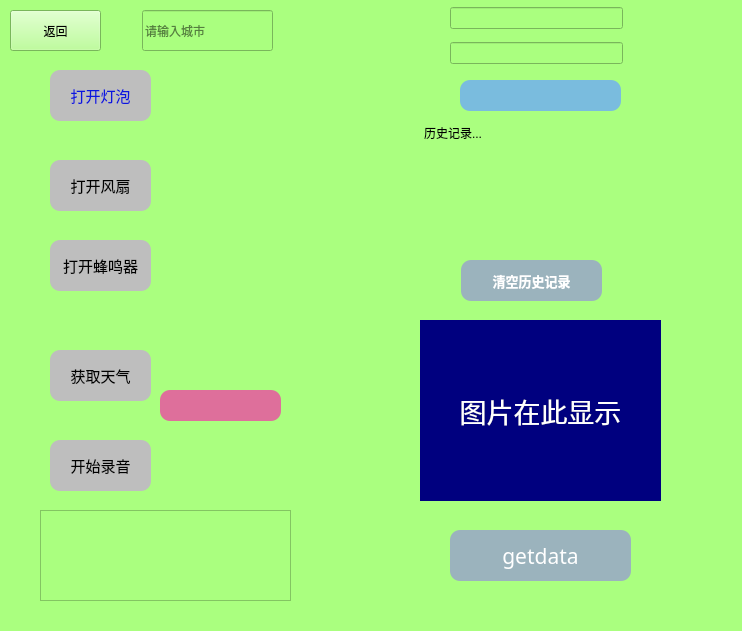
<?xml version="1.0" encoding="UTF-8"?>
<ui version="4.0">
 <class>Myhome</class>
 <widget class="QWidget" name="Myhome">
  <property name="geometry">
   <rect>
    <x>0</x>
    <y>0</y>
    <width>742</width>
    <height>631</height>
   </rect>
  </property>
  <property name="windowTitle">
   <string>Form</string>
  </property>
  <property name="styleSheet">
   <string notr="true">background-color: rgb(170, 255, 127);</string>
  </property>
  <widget class="QPushButton" name="pushButton">
   <property name="geometry">
    <rect>
     <x>10</x>
     <y>10</y>
     <width>91</width>
     <height>41</height>
    </rect>
   </property>
   <property name="text">
    <string>返回</string>
   </property>
  </widget>
  <widget class="QLabel" name="label">
   <property name="geometry">
    <rect>
     <x>420</x>
     <y>320</y>
     <width>241</width>
     <height>181</height>
    </rect>
   </property>
   <property name="font">
    <font>
     <family>Agency FB</family>
     <pointsize>20</pointsize>
     <weight>50</weight>
     <italic>false</italic>
     <bold>false</bold>
     <underline>false</underline>
    </font>
   </property>
   <property name="styleSheet">
    <string notr="true">font: 20pt &quot;Agency FB&quot;;
color: rgb(255, 255, 255);
background-color: rgb(0, 0, 127);</string>
   </property>
   <property name="text">
    <string>图片在此显示</string>
   </property>
   <property name="textFormat">
    <enum>Qt::PlainText</enum>
   </property>
   <property name="alignment">
    <set>Qt::AlignCenter</set>
   </property>
  </widget>
  <widget class="QPushButton" name="pushButton_getdata">
   <property name="geometry">
    <rect>
     <x>450</x>
     <y>530</y>
     <width>181</width>
     <height>51</height>
    </rect>
   </property>
   <property name="font">
    <font>
     <family>腾祥伯当行书简</family>
     <pointsize>16</pointsize>
     <weight>50</weight>
     <italic>false</italic>
     <bold>false</bold>
     <underline>false</underline>
    </font>
   </property>
   <property name="styleSheet">
    <string notr="true">border-radius:10px;
background-color: rgb(155, 179, 189);
color: rgb(255, 255, 255);
</string>
   </property>
   <property name="text">
    <string>getdata</string>
   </property>
  </widget>
  <widget class="QLabel" name="label_fan">
   <property name="geometry">
    <rect>
     <x>180</x>
     <y>150</y>
     <width>71</width>
     <height>71</height>
    </rect>
   </property>
   <property name="styleSheet">
    <string notr="true">border-image: url(:/image/fan_off.png);</string>
   </property>
   <property name="text">
    <string/>
   </property>
  </widget>
  <widget class="QPushButton" name="pushButton_fan">
   <property name="geometry">
    <rect>
     <x>50</x>
     <y>160</y>
     <width>101</width>
     <height>51</height>
    </rect>
   </property>
   <property name="font">
    <font>
     <family>站酷小薇LOGO体</family>
     <pointsize>11</pointsize>
    </font>
   </property>
   <property name="styleSheet">
    <string notr="true">border-radius:10px;
background-color: rgb(190, 190, 190);
color: rgb(0, 0, 0);
</string>
   </property>
   <property name="text">
    <string>打开风扇</string>
   </property>
  </widget>
  <widget class="QPushButton" name="pushButton_light">
   <property name="geometry">
    <rect>
     <x>50</x>
     <y>70</y>
     <width>101</width>
     <height>51</height>
    </rect>
   </property>
   <property name="font">
    <font>
     <family>站酷小薇LOGO体</family>
     <pointsize>11</pointsize>
    </font>
   </property>
   <property name="styleSheet">
    <string notr="true">border-radius:10px;
background-color: rgb(190, 190, 190);
color: rgb(11, 22, 222);
</string>
   </property>
   <property name="text">
    <string>打开灯泡</string>
   </property>
  </widget>
  <widget class="QLabel" name="label_light">
   <property name="geometry">
    <rect>
     <x>170</x>
     <y>60</y>
     <width>91</width>
     <height>81</height>
    </rect>
   </property>
   <property name="styleSheet">
    <string notr="true">border-image: url(:/image/led_off.png);</string>
   </property>
   <property name="text">
    <string/>
   </property>
  </widget>
  <widget class="QPushButton" name="pushButton_video">
   <property name="geometry">
    <rect>
     <x>50</x>
     <y>240</y>
     <width>101</width>
     <height>51</height>
    </rect>
   </property>
   <property name="font">
    <font>
     <family>站酷小薇LOGO体</family>
     <pointsize>11</pointsize>
    </font>
   </property>
   <property name="styleSheet">
    <string notr="true">border-radius:10px;
background-color: rgb(190, 190, 190);
color: rgb(0, 0, 0);
</string>
   </property>
   <property name="text">
    <string>打开蜂鸣器</string>
   </property>
  </widget>
  <widget class="QLabel" name="label_video">
   <property name="geometry">
    <rect>
     <x>180</x>
     <y>240</y>
     <width>71</width>
     <height>61</height>
    </rect>
   </property>
   <property name="styleSheet">
    <string notr="true">border-image: url(:/image/video_off.png);</string>
   </property>
   <property name="text">
    <string/>
   </property>
  </widget>
  <widget class="QPushButton" name="pushButton_weather">
   <property name="geometry">
    <rect>
     <x>50</x>
     <y>350</y>
     <width>101</width>
     <height>51</height>
    </rect>
   </property>
   <property name="font">
    <font>
     <family>站酷小薇LOGO体</family>
     <pointsize>11</pointsize>
    </font>
   </property>
   <property name="styleSheet">
    <string notr="true">border-radius:10px;
background-color: rgb(190, 190, 190);
color: rgb(0, 0, 0);
</string>
   </property>
   <property name="text">
    <string>获取天气</string>
   </property>
  </widget>
  <widget class="QLabel" name="label_weather">
   <property name="geometry">
    <rect>
     <x>180</x>
     <y>320</y>
     <width>71</width>
     <height>61</height>
    </rect>
   </property>
   <property name="styleSheet">
    <string notr="true">border-image: url(:/image/weather_forecast.png);</string>
   </property>
   <property name="text">
    <string/>
   </property>
  </widget>
  <widget class="QTextEdit" name="textEdit">
   <property name="geometry">
    <rect>
     <x>420</x>
     <y>120</y>
     <width>241</width>
     <height>131</height>
    </rect>
   </property>
   <property name="styleSheet">
    <string notr="true">border-radius:20px</string>
   </property>
   <property name="html">
    <string>&lt;!DOCTYPE HTML PUBLIC &quot;-//W3C//DTD HTML 4.0//EN&quot; &quot;http://www.w3.org/TR/REC-html40/strict.dtd&quot;&gt;
&lt;html&gt;&lt;head&gt;&lt;meta name=&quot;qrichtext&quot; content=&quot;1&quot; /&gt;&lt;style type=&quot;text/css&quot;&gt;
p, li { white-space: pre-wrap; }
&lt;/style&gt;&lt;/head&gt;&lt;body style=&quot; font-family:'SimSun'; font-size:9pt; font-weight:400; font-style:normal;&quot;&gt;
&lt;p style=&quot; margin-top:0px; margin-bottom:0px; margin-left:0px; margin-right:0px; -qt-block-indent:0; text-indent:0px;&quot;&gt;&lt;span style=&quot; font-family:'SimSun';&quot;&gt;历史记录...&lt;/span&gt;&lt;/p&gt;&lt;/body&gt;&lt;/html&gt;</string>
   </property>
  </widget>
  <widget class="QPushButton" name="pushButton_recording">
   <property name="geometry">
    <rect>
     <x>50</x>
     <y>440</y>
     <width>101</width>
     <height>51</height>
    </rect>
   </property>
   <property name="font">
    <font>
     <family>站酷小薇LOGO体</family>
     <pointsize>11</pointsize>
    </font>
   </property>
   <property name="styleSheet">
    <string notr="true">border-radius:10px;
background-color: rgb(190, 190, 190);
color: rgb(0, 0, 0);
</string>
   </property>
   <property name="text">
    <string>开始录音</string>
   </property>
  </widget>
  <widget class="QWidget" name="layoutWidget">
   <property name="geometry">
    <rect>
     <x>450</x>
     <y>0</y>
     <width>173</width>
     <height>71</height>
    </rect>
   </property>
   <layout class="QVBoxLayout" name="verticalLayout">
    <item>
     <widget class="QLineEdit" name="lineEdit_ip">
      <property name="styleSheet">
       <string notr="true"/>
      </property>
     </widget>
    </item>
    <item>
     <widget class="QLineEdit" name="lineEdit_port"/>
    </item>
   </layout>
  </widget>
  <widget class="QLabel" name="label_recording">
   <property name="geometry">
    <rect>
     <x>180</x>
     <y>440</y>
     <width>71</width>
     <height>61</height>
    </rect>
   </property>
   <property name="styleSheet">
    <string notr="true">border-image: url(:/image/microphone_off.png);</string>
   </property>
   <property name="text">
    <string/>
   </property>
  </widget>
  <widget class="QLabel" name="label_connect">
   <property name="geometry">
    <rect>
     <x>460</x>
     <y>80</y>
     <width>161</width>
     <height>31</height>
    </rect>
   </property>
   <property name="styleSheet">
    <string notr="true">color: rgb(155, 0, 0);
background-color: rgb(122, 188, 222);
border-radius:10px</string>
   </property>
   <property name="text">
    <string/>
   </property>
   <property name="alignment">
    <set>Qt::AlignCenter</set>
   </property>
  </widget>
  <widget class="QLineEdit" name="lineEdit_city">
   <property name="geometry">
    <rect>
     <x>142</x>
     <y>10</y>
     <width>131</width>
     <height>41</height>
    </rect>
   </property>
   <property name="placeholderText">
    <string>请输入城市</string>
   </property>
  </widget>
  <widget class="QLineEdit" name="lineEdit_weather">
   <property name="geometry">
    <rect>
     <x>160</x>
     <y>390</y>
     <width>121</width>
     <height>31</height>
    </rect>
   </property>
   <property name="font">
    <font>
     <family>新宋体</family>
     <pointsize>11</pointsize>
    </font>
   </property>
   <property name="styleSheet">
    <string notr="true">color: rgb(255, 255, 255);
background-color: rgb(222, 111, 155);
border-radius:10px</string>
   </property>
   <property name="text">
    <string/>
   </property>
   <property name="alignment">
    <set>Qt::AlignCenter</set>
   </property>
  </widget>
  <widget class="QTextEdit" name="textEdit_speak">
   <property name="geometry">
    <rect>
     <x>40</x>
     <y>510</y>
     <width>251</width>
     <height>91</height>
    </rect>
   </property>
  </widget>
  <widget class="QPushButton" name="pushButton_connect_2">
   <property name="geometry">
    <rect>
     <x>461</x>
     <y>260</y>
     <width>141</width>
     <height>41</height>
    </rect>
   </property>
   <property name="font">
    <font>
     <family>叶根友微宋</family>
     <pointsize>10</pointsize>
     <weight>75</weight>
     <bold>true</bold>
    </font>
   </property>
   <property name="styleSheet">
    <string notr="true">border-radius:10px;
background-color: rgb(155, 179, 189);
color: rgb(255, 255, 255);
</string>
   </property>
   <property name="text">
    <string>清空历史记录</string>
   </property>
  </widget>
 </widget>
 <resources/>
 <connections/>
</ui>
